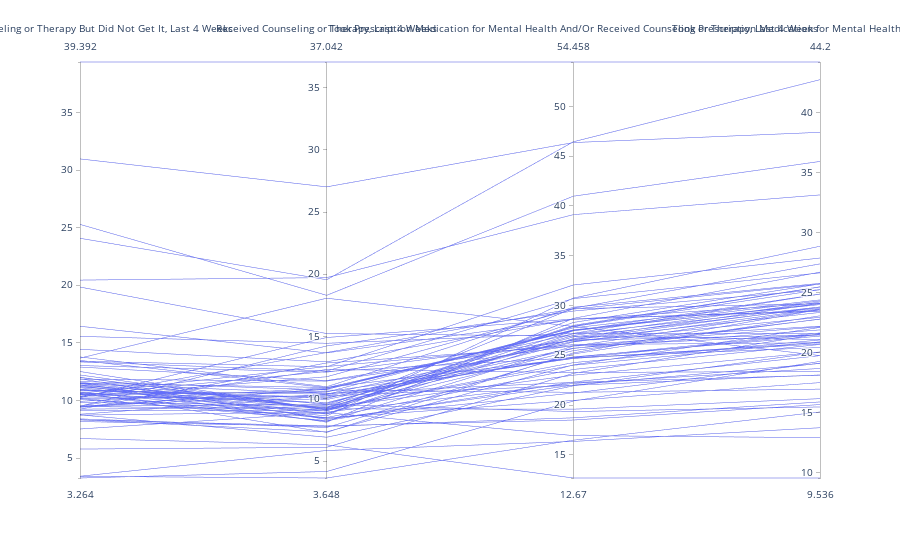

The notebook cell saved with this chart:
### Code cell
# Parallel Coordinates Plot
fig = px.parallel_coordinates(
    pivot_df,
    color_continuous_scale=px.colors.sequential.Inferno,
    labels=pivot_df.columns 
)
fig.show()
